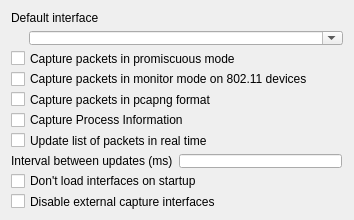
<?xml version="1.0" encoding="UTF-8"?>
<ui version="4.0">
 <class>CapturePreferencesFrame</class>
 <widget class="QFrame" name="CapturePreferencesFrame">
  <property name="geometry">
   <rect>
    <x>0</x>
    <y>0</y>
    <width>354</width>
    <height>220</height>
   </rect>
  </property>
  <property name="minimumSize">
   <size>
    <width>0</width>
    <height>191</height>
   </size>
  </property>
  <property name="windowTitle">
   <string>Frame</string>
  </property>
  <property name="lineWidth">
   <number>0</number>
  </property>
  <layout class="QVBoxLayout" name="verticalLayout">
   <item>
    <widget class="QLabel" name="label">
     <property name="text">
      <string>Default interface</string>
     </property>
    </widget>
   </item>
   <item>
    <layout class="QHBoxLayout" name="horizontalLayout">
     <item>
      <spacer name="defaultInterfaceSpacer">
       <property name="orientation">
        <enum>Qt::Horizontal</enum>
       </property>
       <property name="sizeType">
        <enum>QSizePolicy::Fixed</enum>
       </property>
       <property name="sizeHint" stdset="0">
        <size>
         <width>18</width>
         <height>20</height>
        </size>
       </property>
      </spacer>
     </item>
     <item>
      <widget class="QComboBox" name="defaultInterfaceComboBox">
       <property name="editable">
        <bool>true</bool>
       </property>
      </widget>
     </item>
    </layout>
   </item>
   <item>
    <widget class="QCheckBox" name="capturePromModeCheckBox">
     <property name="toolTip">
      <string>&lt;html&gt;&lt;head/&gt;&lt;body&gt;&lt;p&gt;You probably want to enable this. Usually a network card will only capture the traffic sent to its own network address. If you want to capture all traffic that the network card can &amp;quot;see&amp;quot;, mark this option. See the FAQ for some more details of capturing packets from a switched network.&lt;/p&gt;&lt;/body&gt;&lt;/html&gt;</string>
     </property>
     <property name="text">
      <string>Capture packets in promiscuous mode</string>
     </property>
    </widget>
   </item>
   <item>
    <widget class="QCheckBox" name="captureMonitorModeCheckBox">
     <property name="toolTip">
      <string>&lt;html&gt;&lt;head/&gt;&lt;body&gt;&lt;p&gt;Usually a wireless network card will only capture the traffic sent to and from its own network address, and only captures &lt;em&gt;user data&lt;/em&gt; traffic with &amp;quot;fake&amp;quot; Ethernet headers. If you want to capture all traffic that wireless network cards can &amp;quot;see&amp;quot;, or are interested in 802.11 management or control packets, or radio-layer information, mark this option. Monitor mode availability depends on the wireless card and driver. See the Wiki for more details of capturing packets on WLAN networks.&lt;/p&gt;&lt;/body&gt;&lt;/html&gt;</string>
     </property>
     <property name="text">
      <string>Capture packets in monitor mode on 802.11 devices</string>
     </property>
    </widget>
   </item>
   <item>
    <widget class="QCheckBox" name="capturePcapNgCheckBox">
     <property name="toolTip">
      <string>&lt;html&gt;&lt;head/&gt;&lt;body&gt;&lt;p&gt;Capture packets in the next-generation capture file format.&lt;/p&gt;&lt;/body&gt;&lt;/html&gt;</string>
     </property>
     <property name="text">
      <string>Capture packets in pcapng format</string>
     </property>
    </widget>
   </item>
   <item>
    <widget class="QCheckBox" name="captureProcessInfoCheckBox">
     <property name="toolTip">
      <string>&lt;html&gt;&lt;head/&gt;&lt;body&gt;&lt;p&gt;Enable capturing process information associated with each packet. Requires Admin privileges, while packet capturing alone requires Net Admin privileges.&lt;/p&gt;&lt;/body&gt;&lt;/html&gt;</string>
x     </property>
     <property name="text">
      <string>Capture Process Information</string>
     </property>
    </widget>
   </item>
   <item>
    <widget class="QCheckBox" name="captureRealTimeCheckBox">
     <property name="toolTip">
      <string>&lt;html&gt;&lt;head/&gt;&lt;body&gt;&lt;p&gt;Update the list of packets while capture is in progress. This can result in dropped packets on high-speed networks.&lt;/p&gt;&lt;/body&gt;&lt;/html&gt;</string>
     </property>
     <property name="text">
      <string>Update list of packets in real time</string>
     </property>
    </widget>
   </item>
   <item>
    <layout class="QHBoxLayout" name="captureUpdateInterval">
     <item>
      <widget class="QLabel" name="captureUpdateIntervalLabel">
       <property name="text">
        <string>Interval between updates (ms)</string>
       </property>
       <property name="toolTip">
        <string>&lt;html&gt;&lt;head/&gt;&lt;body&gt;&lt;p&gt;How often the capture notifies the GUI of new packets. Affects how often the GUI updates and the granularity of timers.&lt;/p&gt;&lt;/body&gt;&lt;/html&gt;</string>
       </property>
      </widget>
     </item>
     <item>
      <widget class="SyntaxLineEdit" name="captureUpdateIntervalLineEdit">
       <property name="toolTip">
        <string>&lt;html&gt;&lt;head/&gt;&lt;body&gt;&lt;p&gt;The interval between new packet updates. Affects how often the GUI updates and the granularity of timers.&lt;/p&gt;&lt;/body&gt;&lt;/html&gt;</string>
       </property>
      </widget>
     </item>
     <item>
      <spacer name="captureUpdateIntervalHorizontalSpacer">
       <property name="orientation">
        <enum>Qt:Horizontal</enum>
       </property>
      </spacer>
     </item>
    </layout>
   </item>
   <item>
    <widget class="QCheckBox" name="captureNoInterfaceLoad">
     <property name="text">
      <string>Don't load interfaces on startup</string>
     </property>
    </widget>
   </item>
   <item>
    <widget class="QCheckBox" name="captureNoExtcapCheckBox">
     <property name="text">
      <string>Disable external capture interfaces</string>
     </property>
    </widget>
   </item>
   <item>
    <spacer name="verticalSpacer">
     <property name="orientation">
      <enum>Qt::Vertical</enum>
     </property>
     <property name="sizeHint" stdset="0">
      <size>
       <width>20</width>
       <height>3</height>
      </size>
     </property>
    </spacer>
   </item>
  </layout>
 </widget>
 <customwidgets>
  <customwidget>
   <class>SyntaxLineEdit</class>
   <extends>QLineEdit</extends>
   <header>widgets/syntax_line_edit.h</header>
  </customwidget>
 </customwidgets>
 <resources/>
 <connections/>
</ui>
